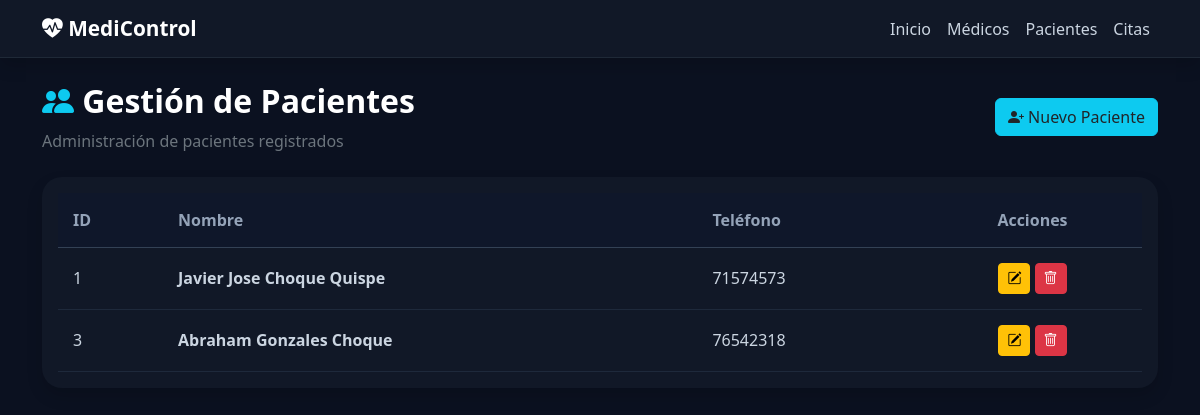
The app's page /pacientes/ with its own data.
### src/pacientes/models.py (models this page shows, shortened)
class Paciente(db.Model):
    __tablename__ = 'pacientes'
    id = db.Column(db.Integer, primary_key=True)
    nombre = db.Column(db.String, nullable=False)
    telefono = db.Column(db.String, nullable=False)
    citas = db.relationship('Cita', back_populates='paciente', cascade='all, delete-orphan')

### src/pacientes/routes.py (the view)
@bp_pacientes.route('/')
def index():
    pacientes = Paciente.query.all()
    return render_template('paciente/index.html', pacientes=pacientes)

### src/pacientes/templates/paciente/index.html (shortened to what this page needs)
{% extends 'base.html' %}
{% block content %}
<div class="d-flex justify-content-between align-items-center mb-4">
    <div>
        <h2 class="fw-bold">
            <i class="bi bi-people-fill text-info"></i>
            Gestión de Pacientes
        </h2>
        <p class="text-secondary mb-0">
            Administración de pacientes registrados
        </p>
    </div>
    <a href="{{ url_for('pacientes.create') }}"
       class="btn btn-info text-dark">
        <i class="bi bi-person-plus-fill"></i>
        Nuevo Paciente
    </a>
</div>
<div class="card shadow border-0">
    <div class="card-body">
        <div class="table-responsive">
            <table class="table align-middle custom-table">
                <thead>
                    <tr>
                        <th>ID</th>
                        <th>Nombre</th>
                        <th>Teléfono</th>
                        <th class="text-center">Acciones</th>
                    </tr>
                </thead>
                <tbody>
                    {% for paciente in pacientes %}
                    <tr>
                        <td>{{ paciente.id }}</td>
                        <td>
                            <strong>
                                {{ paciente.nombre }}
                            </strong>
                        </td>
                        <td>
                            {{ paciente.telefono }}
                        </td>
                        <td class="text-center">
                            <a href="{{ url_for('pacientes.edit', id=paciente.id) }}"
                               class="btn btn-warning btn-sm">
                                <i class="bi bi-pencil-square"></i>
                            </a>
                            <a href="{{ url_for('pacientes.delete', id=paciente.id) }}"
                               onclick="return confirm('¿Estás seguro de eliminar este paciente?')"
                               class="btn btn-danger btn-sm">
                                <i class="bi bi-trash"></i>
                            </a>
                        </td>
                    </tr>
                    {% endfor %}
                </tbody>
            </table>
        </div>
    </div>
</div>
{% endblock %}

### src/templates/base.html (style rules this page uses)
body { background: #0b1120; color: white; min-height: 100vh; }
.card { background: #111827; border: 1px solid #1e293b; border-radius: 20px; }
.table { color: white; }

### src/pacientes/templates/paciente/index.html (style rules this page uses)
.custom-table { color: #e2e8f0; margin-bottom: 0; }
.custom-table thead th { background-color: #0f172a; color: #94a3b8; border-bottom: 1px solid #334155; padding: 15px; }
.custom-table tbody tr { background-color: #111827; border-bottom: 1px solid #1e293b; }
.custom-table td { background-color: #111827; color: #cbd5e1; padding: 15px; border-bottom: none; }

### records on screen
Paciente: id "1", nombre "Javier Jose Choque Quispe", telefono "71574573"
Paciente: id "3", nombre "Abraham Gonzales Choque", telefono "76542318"
